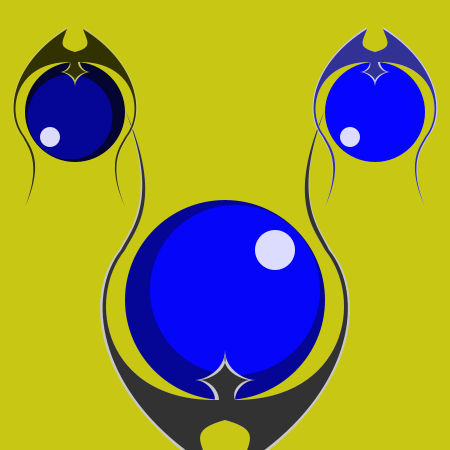
Frame 1 (no input)
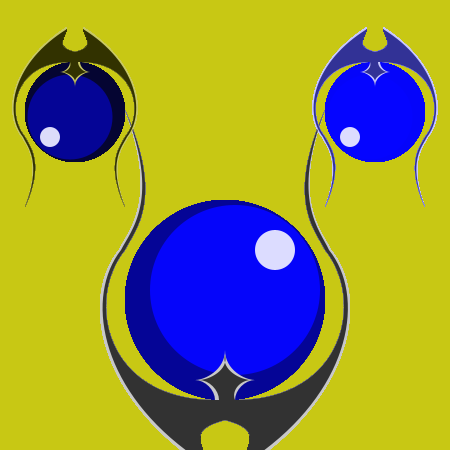
Frame 60 (the mouse pressed at the canvas centre just before this capture)
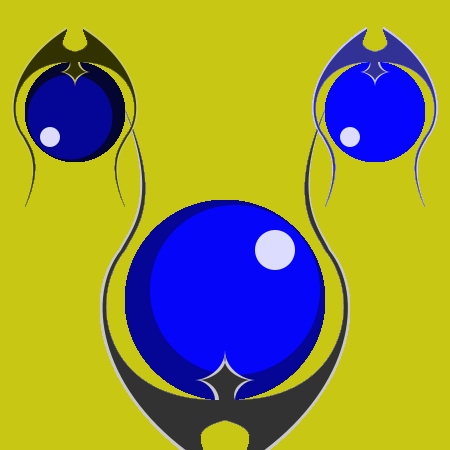
Frame 120 (the mouse held since frame 60 and released just before this capture)

The Processing sketch that drew these frames (run headless with seeded random() and noise(); from frame 60 on, the mouse is pressed at the canvas centre):

// Processing sketch: processing_37661
// ── processing_37661.pde

void setup() {
  size (450, 450);
  background(200,200,20);
  
}

void draw() {
  smooth();
  totem(width/2, 2*height/3, 200, 150);
  totem(width/6, height/4, -100, 50);
  totem(5*width/6, height/4, -100, 250);
}

void totem(float x, float y, float d, float col) {
  //Orb
  noStroke();
  fill(5, 5, col);
  ellipse(x, y, d, d);
  fill(5, 5, col+100);
  ellipse(x+.05*d, y-.05*d, .85*d, .85*d);
  fill(220, 220, col+200);
  ellipse(x+.25*d, y-.25*d, .2*d, .2*d);

  //Curves
  beginShape();
  fill(200, 200, col+50);
  noStroke();
  vertex(x+.05*d, y+.5*d);
  bezierVertex(x+.05*d, y+.45*d, x+.1*d, y+.4*d, x+.15*d, y+.4*d);
  vertex(x+.15*d, y+.4*d);
  bezierVertex(x+.1*d, y+.4*d, x, y+.35*d, x, y+.25*d );
  vertex(x, y+.25*d);
  bezierVertex(x, y+.35*d, x-.1*d, y+.4*d, x-.15*d, y+.4*d);
  vertex(x-.15*d, y+.4*d);
  bezierVertex(x-.1*d, y+.4*d, x-.05*d, y+.45*d, x-.05*d, y+.5*d);
  vertex(x-.05*d, y+.5*d);
  bezierVertex(x-.6*d, y+.5*d, x-.7*d, y, x-.5*d, y-.25*d);
  vertex(x-.5*d, y-.25*d);
  bezierVertex(x-.45*d, y-.35*d, x-.3*d, y-.5*d, x-.5*d, y-.95*d);
  vertex(x-.5*d, y-.95*d);
  bezierVertex(x-.33*d, y-.5*d, x-.48*d, y-.35*d, x-.53*d, y-.25*d);
  vertex(x-.53*d, y-.25*d);
  bezierVertex(x-.73*d, y, x-.63*d, y+.5*d, x-.08*d, y+.85*d);
  vertex(x-.08*d, y+.85*d);
  bezierVertex(x-.13*d, y+.7*d, x-.18*d, y+.65*d, x, y+.6*d);
  vertex(x, y+.6*d);
  bezierVertex(x+.18*d, y+.65*d, x+.13*d, y+.7*d, x+.08*d, y+.85*d);
  vertex(x+.08*d, y+.85*d);
  bezierVertex( x+.63*d, y+.5*d, x+.73*d, y, x+.53*d, y-.25*d);
  vertex(x+.53*d, y-.25*d);
  bezierVertex(x+.48*d, y-.35*d, x+.33*d, y-.5*d, x+.5*d, y-.95*d);
  vertex(x+.5*d, y-.95*d);
  bezierVertex(x+.3*d, y-.5*d, x+.45*d, y-.35*d, x+.5*d, y-.25*d);
  vertex(x+.5*d, y-.25*d);
  bezierVertex(x+.7*d, y, x+.6*d, y+.5*d, x+.05*d, y+.5*d);
  vertex(x+.05*d, y+.5*d);
  endShape();
  
  //Inner Curve
  beginShape();
  fill(50, 50, col-100);
  noStroke();
  //Middle Edges
  vertex(x+.05*d, y+.5*d);
  bezierVertex(x+.03*d, y+.45*d, x+.08*d, y+.4*d, x+.13*d, y+.4*d);
  vertex(x+.13*d, y+.4*d);
  bezierVertex(x+.08*d, y+.4*d, x-.02*d, y+.35*d, x, y+.275*d );
  vertex(x, y+.275*d);
  bezierVertex(x+.02*d, y+.35*d, x-.08*d, y+.4*d, x-.13*d, y+.4*d);
  vertex(x-.13*d, y+.4*d);
  //Left Side
  bezierVertex(x-.08*d, y+.4*d, x-.03*d, y+.45*d, x-.03*d, y+.5*d);
  vertex(x-.05*d, y+.5*d);
  bezierVertex(x-.6*d, y+.5*d, x-.7*d, y, x-.5*d, y-.25*d);
  vertex(x-.5*d, y-.25*d);
  bezierVertex(x-.45*d, y-.35*d, x-.3*d, y-.5*d, x-.5*d, y-.95*d);
  //Left Edge
  vertex(x-.5*d, y-.95*d);
  bezierVertex(x-.32*d, y-.5*d, x-.47*d, y-.35*d, x-.52*d, y-.25*d);
  vertex(x-.52*d, y-.25*d);
  bezierVertex(x-.715*d, y, x-.615*d, y+.5*d, x-.08*d, y+.83*d);
  vertex(x-.08*d, y+.83*d);
  //Middle Cut
  bezierVertex(x-.125*d, y+.7*d, x-.18*d, y+.65*d, x, y+.6*d);
  vertex(x, y+.6*d);
  bezierVertex(x+.18*d, y+.65*d, x+.125*d, y+.7*d, x+.08*d, y+.83*d);
  vertex(x+.08*d, y+.83*d);
  //Right Edge
  bezierVertex( x+.615*d, y+.5*d, x+.72*d, y, x+.52*d, y-.25*d);
  vertex(x+.52*d, y-.25*d);
  bezierVertex(x+.475*d, y-.35*d, x+.325*d, y-.5*d, x+.5*d, y-.95*d);
  vertex(x+.5*d, y-.95*d);
  //Right Side
  bezierVertex(x+.3*d, y-.5*d, x+.45*d, y-.35*d, x+.5*d, y-.25*d);
  vertex(x+.5*d, y-.25*d);
  bezierVertex(x+.7*d, y, x+.6*d, y+.5*d, x+.05*d, y+.5*d);
  vertex(x+.05*d, y+.5*d);
  endShape();
}                               
